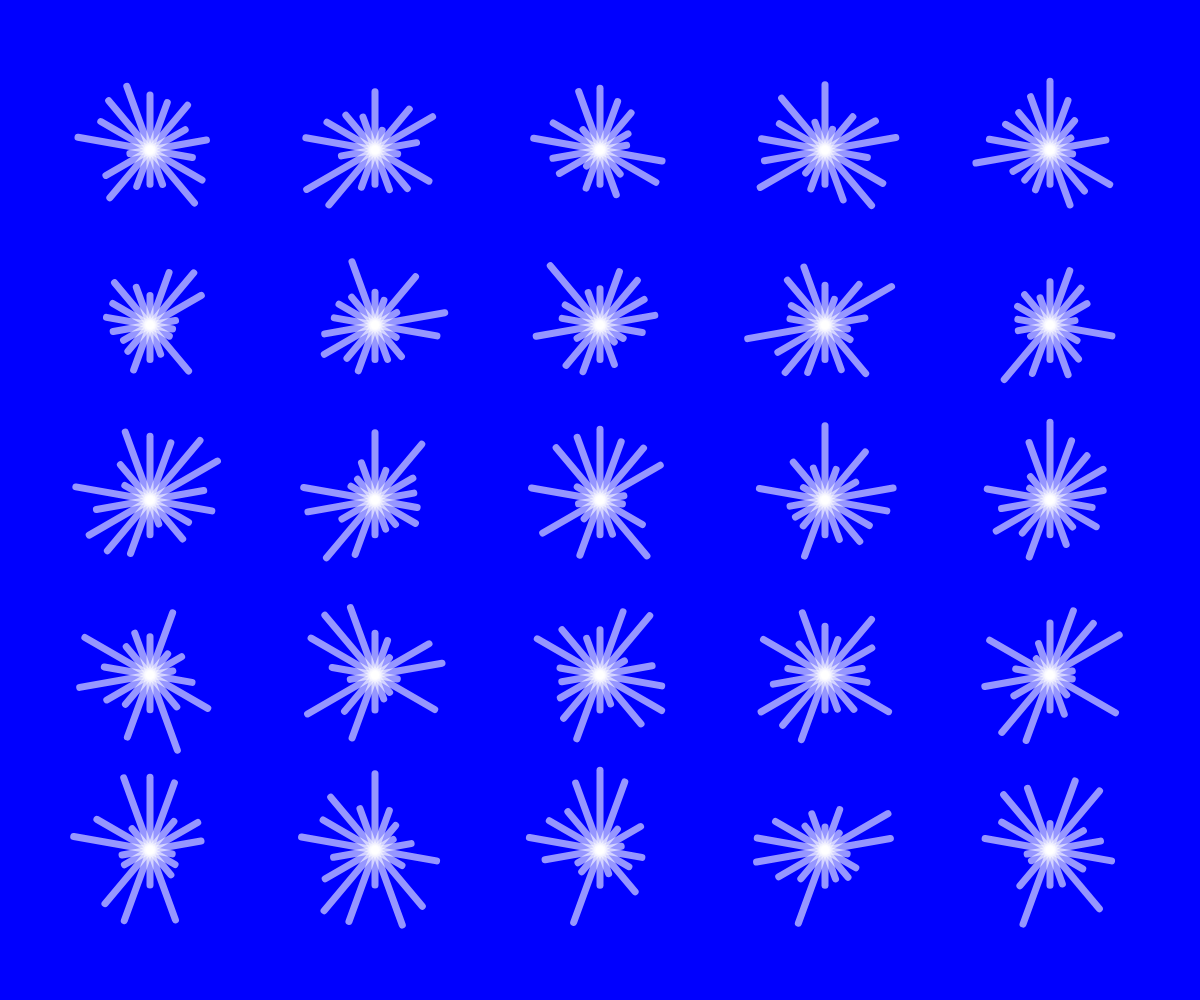
Frame 1 (no input)
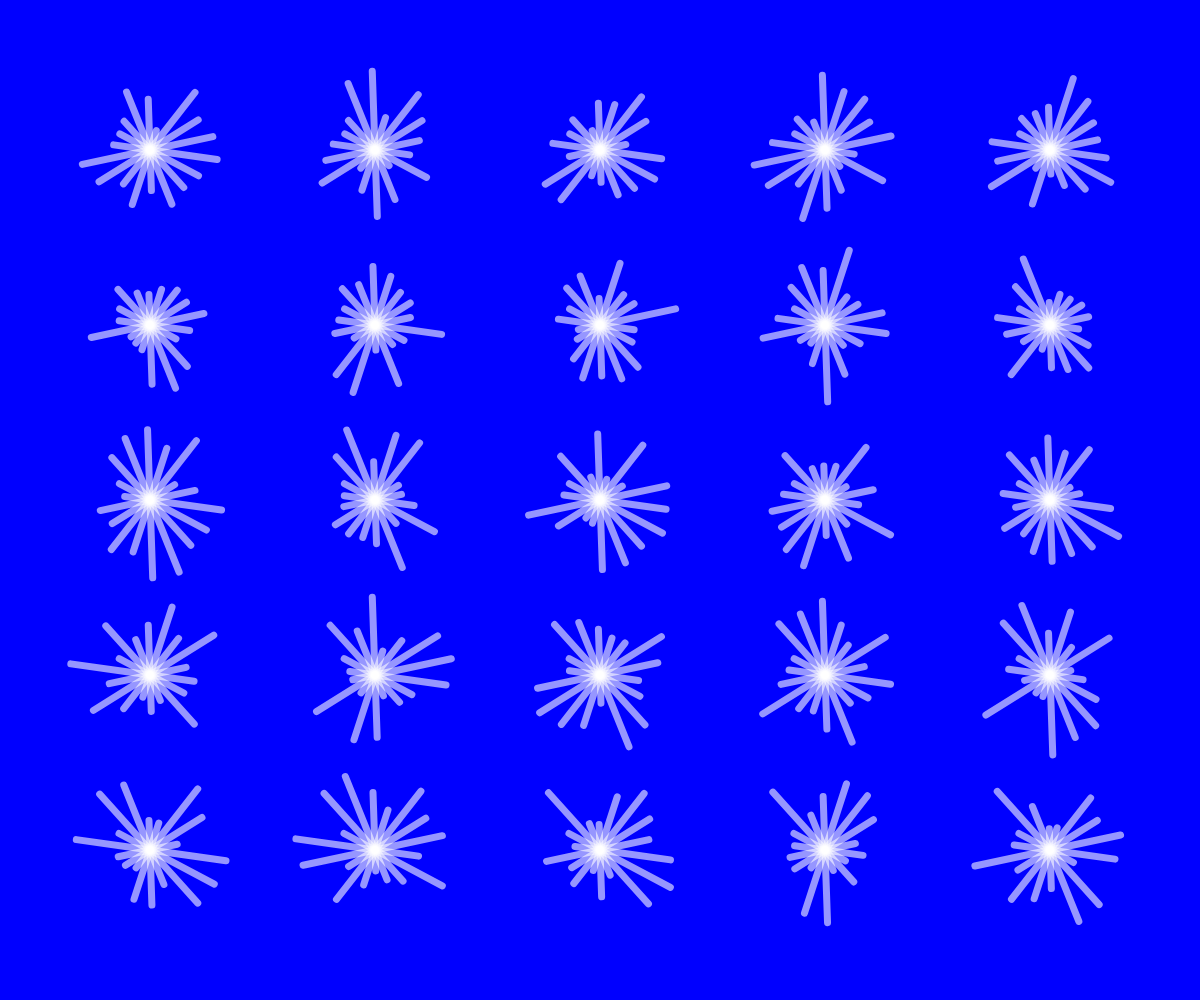
Frame 60 (no input)
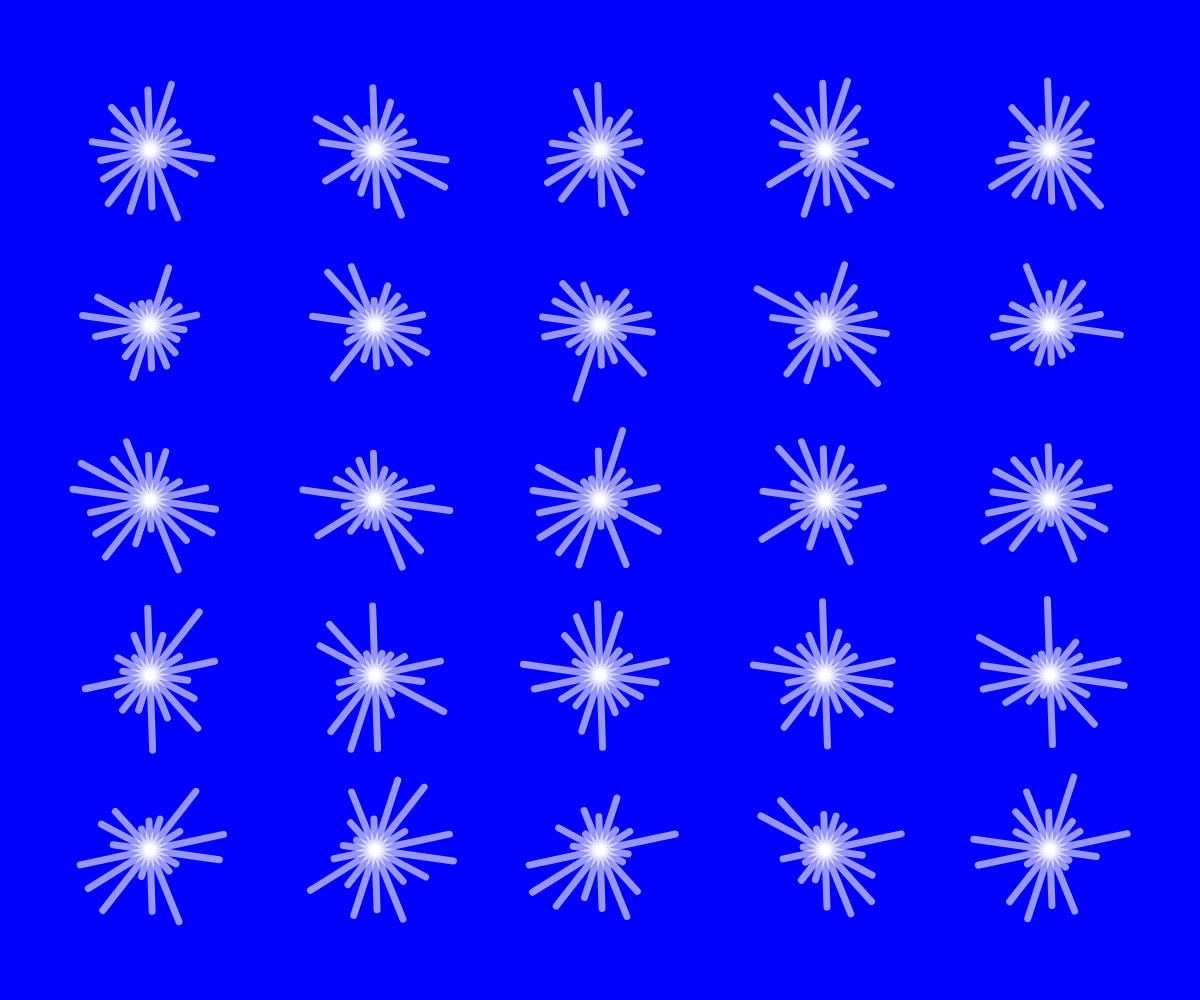
Frame 120 (the mouse pressed at the canvas centre since frame 60)

The p5.js sketch that drew these frames (run headless with seeded random() and noise() and a simulated clock; from frame 60 on, the mouse is pressed at the canvas centre):

// p5.js sketch
// ── sketch.js
var rotation = 0;

function setup() {
	createCanvas(windowWidth, windowHeight);

}

function draw() { // wird dauernd im loop aufgerufen
	background(0, 0, 255);
	for (y = 0; y < 5; y++) {
		for (x = 0; x < 5; x++) {
			drawFlower(map(x,0,4,150,width-150), map(y,0,4,150,height-150), x+y*10);

		}
	}
	rotation=rotation-2;
}


function drawFlower(xpos, ypos, seed) {
randomSeed(seed);
	stroke(255, 150);
	strokeWeight(7);

	for (var winkel = 0; winkel < 360; winkel = winkel + 20) {
		var radius = random(20, 80);
		var x = sin(radians(winkel+rotation)) * radius;
		var y = cos(radians(winkel+rotation)) * radius;
		line(xpos, ypos, xpos + x, ypos + y);
	}
}
